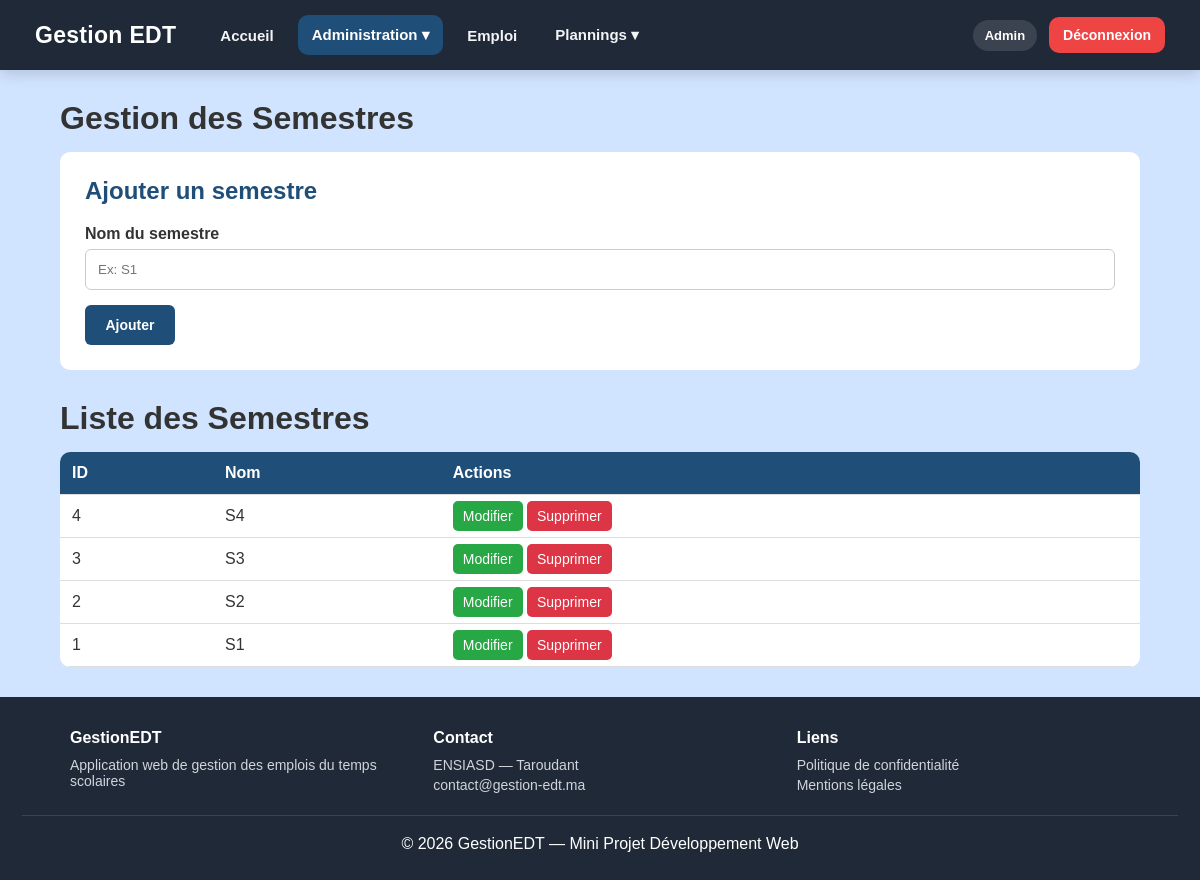
The app's page /pages/semestres.php (signed in) with its own data.
### tables this page shows
CREATE TABLE `semestres` (
  `id` int(11) NOT NULL,
  `nom` varchar(50) NOT NULL
);

### pages/semestres.php (the view, shortened to what this page needs)
<?php
require_once "../config.php";
$semestre_edit = null;
$stmt = $PDO->query("SELECT * FROM semestres ORDER BY id DESC");
$semestres = $stmt->fetchAll(PDO::FETCH_ASSOC);
?>
<!DOCTYPE html>
<html lang="fr">
<head>
    <link rel="stylesheet" href="../css/style.css">
</head>
<body>
<?php require_once "../includes/navbar.php"; ?>
<div class="container">
    <h1>Gestion des Semestres</h1>
    <div class="form-box">
        <?php if ($semestre_edit): ?>
            <h2>Modifier un semestre</h2>
            <form method="POST">
                <input type="hidden" name="id" value="<?= $semestre_edit['id'] ?>">
                <label>Nom du semestre</label>
                <input type="text" name="nom" value="<?= htmlspecialchars($semestre_edit['nom']) ?>" required>
            <div class="form-actions">
                <button type="submit" name="modifier" class="btn-form btn-save">Modifier</button>
                <a href="semestres.php" class="btn-form btn-cancel">Annuler</a>
            </div>
            </form>
        <?php else: ?>
            <h2>Ajouter un semestre</h2>
            <form method="POST">
                <label>Nom du semestre</label>
                <input type="text" name="nom" placeholder="Ex: S1" required>
                <button type="submit" name="ajouter" class="btn-form btn-save">Ajouter</button>
            </form>
        <?php endif; ?>
    </div>
    <h1>Liste des Semestres</h1>
    <table>
        <thead>
            <tr>
                <th>ID</th>
                <th>Nom</th>
                <th>Actions</th>
            </tr>
        </thead>
        <tbody>
            <?php foreach ($semestres as $semestre): ?>
                <tr>
                    <td><?= $semestre['id'] ?></td>
                    <td><?= htmlspecialchars($semestre['nom']) ?></td>
                    <td>
                        <a class="btn-edit" href="semestres.php?edit=<?= $semestre['id'] ?>">Modifier</a>
                        <a class="btn-delete"
                           href="semestres.php?delete=<?= $semestre['id'] ?>"
                           onclick="return confirm('Voulez-vous vraiment supprimer ce semestre ?');">
                           Supprimer
                        </a>
                    </td>
                </tr>
            <?php endforeach; ?>
        </tbody>
    </table>
</div>
<?php require_once "../includes/footer.php"; ?>
</body>
</html>

### css/style.css (style rules this page uses)
* { margin: 0; padding: 0; box-sizing: border-box; }
body { font-family: 'Trebuchet MS', 'Lucida Sans Unicode', 'Lucida Grande', 'Lucida Sans', Arial, sans-serif; background: #d1e4ff; color: #333; }
.container { width: 90%; margin: 30px auto; }
.form-box { background: white; padding: 25px; border-radius: 10px; margin-bottom: 30px; }
.form-box h2 { margin-bottom: 20px; color: #1f4e79; }
.form-box label { display: block; margin-bottom: 6px; font-weight: bold; }
.form-box input, .form-box textarea { width: 100%; padding: 12px; margin-bottom: 15px; border: 1px solid #ccc; border-radius: 6px; }
.form-box button { background-color: #1f4e79; width: 90px; height: 40px; padding: 0; border-radius: 6px; font-size: 14px; font-weight: bold; text-align: center; text-decoration: none; border: none; cursor: pointer; color: white; display: flex; align-items: center; justify-content: center; }
.container h1 { margin-bottom: 15px; }
table { width: 100%; border-collapse: collapse; background: white; border-radius: 10px; overflow: hidden; }
th { background: #1f4e79; color: white; }
td, th { padding: 12px; border-bottom: 1px solid #ddd; text-align: left; }
.btn-edit, .btn-delete, .btn-cancel { padding: 7px 10px; border-radius: 5px; text-decoration: none; color: white; font-size: 14px; }
.btn-edit { background: #28a745; }
.btn-delete { background: #dc3545; }
html, body { min-height: 100vh; }
body { display: flex; flex-direction: column; }
body > .container, body > div.container { flex: 1; }

### records on screen
semestres: id "4", nom "S4"
semestres: id "3", nom "S3"
semestres: id "2", nom "S2"
semestres: id "1", nom "S1"

### other values on screen
$role "Admin"
